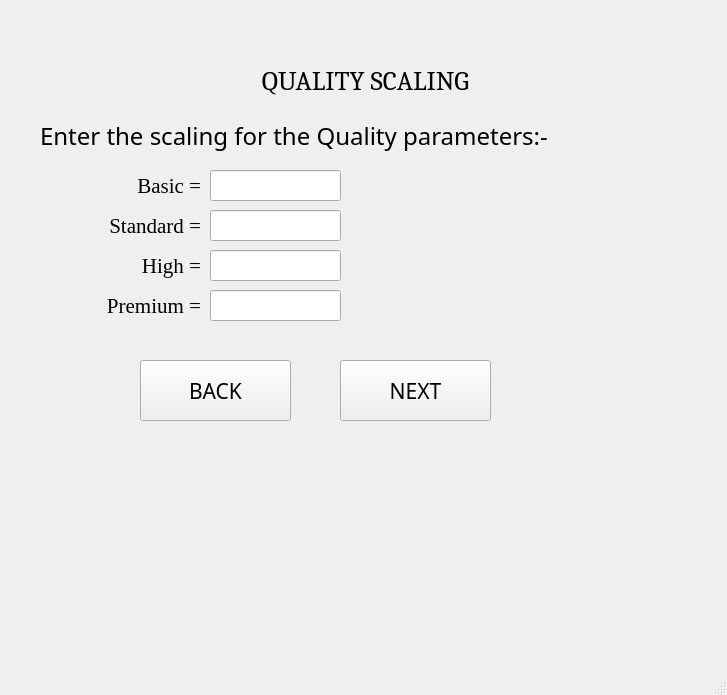
<?xml version="1.0" encoding="UTF-8"?>
<ui version="4.0">
 <class>MainWindow</class>
 <widget class="QMainWindow" name="MainWindow">
  <property name="geometry">
   <rect>
    <x>0</x>
    <y>0</y>
    <width>727</width>
    <height>695</height>
   </rect>
  </property>
  <property name="windowTitle">
   <string>MainWindow</string>
  </property>
  <widget class="QWidget" name="centralwidget">
   <widget class="QLabel" name="label_10">
    <property name="geometry">
     <rect>
      <x>140</x>
      <y>60</y>
      <width>451</width>
      <height>41</height>
     </rect>
    </property>
    <property name="font">
     <font>
      <family>Cambria</family>
      <pointsize>20</pointsize>
     </font>
    </property>
    <property name="text">
     <string>QUALITY SCALING</string>
    </property>
    <property name="alignment">
     <set>Qt::AlignCenter</set>
    </property>
   </widget>
   <widget class="QLabel" name="label">
    <property name="geometry">
     <rect>
      <x>40</x>
      <y>110</y>
      <width>601</width>
      <height>51</height>
     </rect>
    </property>
    <property name="font">
     <font>
      <family>Corbel</family>
      <pointsize>18</pointsize>
     </font>
    </property>
    <property name="text">
     <string>Enter the scaling for the Quality parameters:- </string>
    </property>
    <property name="alignment">
     <set>Qt::AlignLeading|Qt::AlignLeft|Qt::AlignVCenter</set>
    </property>
   </widget>
   <widget class="QLabel" name="label_2">
    <property name="geometry">
     <rect>
      <x>50</x>
      <y>210</y>
      <width>151</width>
      <height>31</height>
     </rect>
    </property>
    <property name="font">
     <font>
      <family>Georgia</family>
      <pointsize>16</pointsize>
     </font>
    </property>
    <property name="text">
     <string>Standard =</string>
    </property>
    <property name="alignment">
     <set>Qt::AlignRight|Qt::AlignTrailing|Qt::AlignVCenter</set>
    </property>
   </widget>
   <widget class="QLineEdit" name="qualityStandard">
    <property name="geometry">
     <rect>
      <x>210</x>
      <y>210</y>
      <width>131</width>
      <height>31</height>
     </rect>
    </property>
    <property name="font">
     <font>
      <family>Times New Roman</family>
      <pointsize>12</pointsize>
     </font>
    </property>
   </widget>
   <widget class="QPushButton" name="nextButton">
    <property name="geometry">
     <rect>
      <x>340</x>
      <y>360</y>
      <width>151</width>
      <height>61</height>
     </rect>
    </property>
    <property name="font">
     <font>
      <family>Corbel Light</family>
      <pointsize>16</pointsize>
     </font>
    </property>
    <property name="text">
     <string>NEXT</string>
    </property>
   </widget>
   <widget class="QLabel" name="label_4">
    <property name="geometry">
     <rect>
      <x>50</x>
      <y>250</y>
      <width>151</width>
      <height>31</height>
     </rect>
    </property>
    <property name="font">
     <font>
      <family>Georgia</family>
      <pointsize>16</pointsize>
     </font>
    </property>
    <property name="text">
     <string>High =</string>
    </property>
    <property name="alignment">
     <set>Qt::AlignRight|Qt::AlignTrailing|Qt::AlignVCenter</set>
    </property>
   </widget>
   <widget class="QLineEdit" name="qualityHigh">
    <property name="geometry">
     <rect>
      <x>210</x>
      <y>250</y>
      <width>131</width>
      <height>31</height>
     </rect>
    </property>
    <property name="font">
     <font>
      <family>Times New Roman</family>
      <pointsize>12</pointsize>
     </font>
    </property>
   </widget>
   <widget class="QLabel" name="label_6">
    <property name="geometry">
     <rect>
      <x>60</x>
      <y>290</y>
      <width>141</width>
      <height>31</height>
     </rect>
    </property>
    <property name="font">
     <font>
      <family>Georgia</family>
      <pointsize>16</pointsize>
     </font>
    </property>
    <property name="text">
     <string>Premium =</string>
    </property>
    <property name="alignment">
     <set>Qt::AlignRight|Qt::AlignTrailing|Qt::AlignVCenter</set>
    </property>
   </widget>
   <widget class="QLineEdit" name="qualityPremium">
    <property name="geometry">
     <rect>
      <x>210</x>
      <y>290</y>
      <width>131</width>
      <height>31</height>
     </rect>
    </property>
    <property name="font">
     <font>
      <family>Times New Roman</family>
      <pointsize>12</pointsize>
     </font>
    </property>
   </widget>
   <widget class="QLabel" name="label_3">
    <property name="geometry">
     <rect>
      <x>50</x>
      <y>170</y>
      <width>151</width>
      <height>31</height>
     </rect>
    </property>
    <property name="font">
     <font>
      <family>Georgia</family>
      <pointsize>16</pointsize>
     </font>
    </property>
    <property name="text">
     <string>Basic =</string>
    </property>
    <property name="alignment">
     <set>Qt::AlignRight|Qt::AlignTrailing|Qt::AlignVCenter</set>
    </property>
   </widget>
   <widget class="QLineEdit" name="qualityBasic">
    <property name="geometry">
     <rect>
      <x>210</x>
      <y>170</y>
      <width>131</width>
      <height>31</height>
     </rect>
    </property>
    <property name="font">
     <font>
      <family>Times New Roman</family>
      <pointsize>12</pointsize>
     </font>
    </property>
   </widget>
   <widget class="QPushButton" name="backButton">
    <property name="geometry">
     <rect>
      <x>140</x>
      <y>360</y>
      <width>151</width>
      <height>61</height>
     </rect>
    </property>
    <property name="font">
     <font>
      <family>Corbel Light</family>
      <pointsize>16</pointsize>
     </font>
    </property>
    <property name="text">
     <string>BACK</string>
    </property>
   </widget>
  </widget>
  <widget class="QMenuBar" name="menubar">
   <property name="geometry">
    <rect>
     <x>0</x>
     <y>0</y>
     <width>727</width>
     <height>21</height>
    </rect>
   </property>
  </widget>
  <widget class="QStatusBar" name="statusbar"/>
 </widget>
 <resources/>
 <connections/>
</ui>
